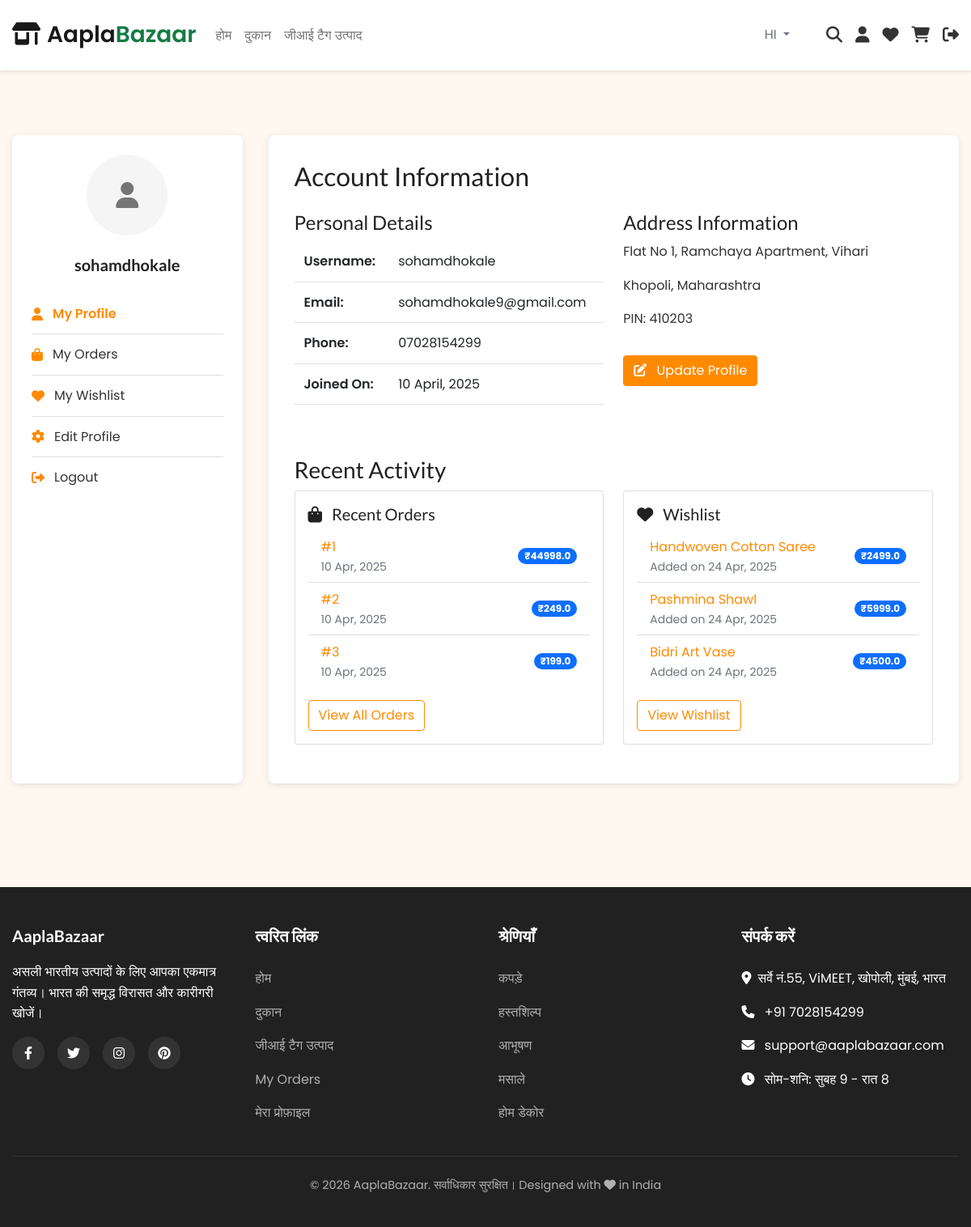
/profile?lang=hi (signed in), run on the app's committed database.
### models.py (models this page shows, shortened)
class User(UserMixin, db.Model):
    id = db.Column(db.Integer, primary_key=True)
    username = db.Column(db.String(64), unique=True, nullable=False)
    email = db.Column(db.String(120), unique=True, nullable=False)
    phone = db.Column(db.String(15), nullable=False)  # For SMS notifications
    password_hash = db.Column(db.String(256), nullable=False)
    address = db.Column(db.Text, nullable=True)
    city = db.Column(db.String(64), nullable=True)
    state = db.Column(db.String(64), nullable=True)
    pincode = db.Column(db.String(10), nullable=True)
    is_admin = db.Column(db.Boolean, default=False)
    created_at = db.Column(db.DateTime, default=datetime.utcnow)
    orders = db.relationship('Order', backref='user', lazy=True)
    cart_items = db.relationship('CartItem', backref='user', lazy=True)
    wishlist_items = db.relationship('WishlistItem', backref='user', lazy=True)
    reviews = db.relationship('Review', backref='user', lazy=True)

class Order(db.Model):
    id = db.Column(db.Integer, primary_key=True)
    user_id = db.Column(db.Integer, db.ForeignKey('user.id'), nullable=False)
    order_date = db.Column(db.DateTime, default=datetime.utcnow)
    scheduled_date = db.Column(db.DateTime, nullable=True)
    schedule_note = db.Column(db.String(256), nullable=True)
    is_gift = db.Column(db.Boolean, default=False)
    gift_wrap_type = db.Column(db.String(64), nullable=True)
    gift_message = db.Column(db.Text, nullable=True)
    total_amount = db.Column(db.Float, nullable=False)
    shipping_address = db.Column(db.Text, nullable=False)
    shipping_city = db.Column(db.String(64), nullable=False)
    shipping_state = db.Column(db.String(64), nullable=False)
    shipping_pincode = db.Column(db.String(10), nullable=False)
    status = db.Column(db.String(32), default='Pending')  # Pending, Processing, Shipped, Delivered, Cancelled
    payment_id = db.Column(db.String(128), nullable=True)  # Razorpay payment ID
    payment_status = db.Column(db.String(32), default='Pending')  # Pending, Completed, Failed
    tracking_number = db.Column(db.String(64), nullable=True)
    estimated_delivery = db.Column(db.DateTime, nullable=True)
    items = db.relationship('OrderItem', backref='order', lazy=True)

class WishlistItem(db.Model):
    id = db.Column(db.Integer, primary_key=True)
    user_id = db.Column(db.Integer, db.ForeignKey('user.id'), nullable=False)
    product_id = db.Column(db.Integer, db.ForeignKey('product.id'), nullable=False)
    added_at = db.Column(db.DateTime, default=datetime.utcnow)

class Product(db.Model):
    id = db.Column(db.Integer, primary_key=True)
    name = db.Column(db.String(128), nullable=False)
    description = db.Column(db.Text, nullable=False)
    price = db.Column(db.Float, nullable=False)
    discount_price = db.Column(db.Float, nullable=True)
    stock = db.Column(db.Integer, nullable=False, default=0)
    category = db.Column(db.String(64), nullable=False)
    image_url1 = db.Column(db.String(256), nullable=False)
    image_url2 = db.Column(db.String(256), nullable=True)
    image_url3 = db.Column(db.String(256), nullable=True)
    is_featured = db.Column(db.Boolean, default=False)
    is_gi_tagged = db.Column(db.Boolean, default=False)  # GI tagged products
    gi_tag_details = db.Column(db.Text, nullable=True)  # Description of GI tag
    origin = db.Column(db.String(64), nullable=True)  # Origin state/region in India
    created_at = db.Column(db.DateTime, default=datetime.utcnow)
    updated_at = db.Column(db.DateTime, default=datetime.utcnow, onupdate=datetime.utcnow)
    order_items = db.relationship('OrderItem', backref='product', lazy=True)
    cart_items = db.relationship('CartItem', backref='product', lazy=True)
    wishlist_items = db.relationship('WishlistItem', backref='product', lazy=True)
    reviews = db.relationship('Review', backref='product', lazy=True, cascade='all, delete-orphan')

### routes.py (the view)
@app.route('/profile')
@login_required
def profile():
    return render_template('profile.html', title='Your Profile')

### app.py (called while the page is built)
def get_locale():
    lang = request.args.get('lang') or session.get('lang')
    supported = app.config.get("BABEL_SUPPORTED_LOCALES", ["en"])
    if lang in supported:
        session['lang'] = lang
        g.current_lang = lang
        return lang
    best = request.accept_languages.best_match(supported)
    g.current_lang = best or supported[0]
    return g.current_lang

@app.context_processor
def inject_now():
    from datetime import datetime
    return {'now': datetime.utcnow()}

@app.context_processor
def inject_language_tools():
    supported = app.config.get("BABEL_SUPPORTED_LOCALES", ["en"])
    current = get_locale()
    def build_lang_url(lang_code):
        args = request.args.to_dict()
        args['lang'] = lang_code
        view_args = request.view_args or {}
        endpoint = request.endpoint or 'index'
        try:
            return url_for(endpoint, **view_args, **args)
        except Exception:
            return url_for('index', lang=lang_code)
    from translations import translate
    return {
        'supported_languages': supported,
        'current_language': current,
        'build_lang_url': build_lang_url,
        't': lambda key, default=None: translate(current, key, default)
    }

### models.py (called while the page is built)
@login_manager.user_loader
def load_user(user_id):
    return User.query.get(int(user_id))

### translations.py (called while the page is built)
def translate(lang, key, default=None):
    if lang in translations and key in translations[lang]:
        return translations[lang][key]
    if key in translations.get("en", {}):
        return translations["en"][key]
    return default or key

### templates/profile.html (shortened to what this page needs)
{% extends "base.html" %}
{% block content %}
<section class="py-5">
    <div class="container">
        <div class="profile-container">
            <div class="profile-sidebar">
                <div class="profile-avatar">
                    <i class="fas fa-user"></i>
                </div>
                <h3 class="profile-username">{{ current_user.username }}</h3>
                <ul class="profile-menu">
                    <li class="profile-menu-item">
                        <a href="{{ url_for('profile') }}" class="profile-menu-link active">
                            <i class="fas fa-user"></i> My Profile
                        </a>
                    </li>
                    <li class="profile-menu-item">
                        <a href="{{ url_for('orders') }}" class="profile-menu-link">
                            <i class="fas fa-shopping-bag"></i> My Orders
                        </a>
                    </li>
                    <li class="profile-menu-item">
                        <a href="{{ url_for('wishlist') }}" class="profile-menu-link">
                            <i class="fas fa-heart"></i> My Wishlist
                        </a>
                    </li>
                    <li class="profile-menu-item">
                        <a href="{{ url_for('update_profile') }}" class="profile-menu-link">
                            <i class="fas fa-cog"></i> Edit Profile
                        </a>
                    </li>
                    <li class="profile-menu-item">
                        <a href="{{ url_for('logout') }}" class="profile-menu-link">
                            <i class="fas fa-sign-out-alt"></i> Logout
                        </a>
                    </li>
                </ul>
            </div>
            <div class="profile-main">
                <h2>Account Information</h2>
                <div class="row mt-4">
                    <div class="col-md-6">
                        <h4>Personal Details</h4>
                        <table class="table">
                            <tr>
                                <th>Username:</th>
                                <td>{{ current_user.username }}</td>
                            </tr>
                            <tr>
                                <th>Email:</th>
                                <td>{{ current_user.email }}</td>
                            </tr>
                            <tr>
                                <th>Phone:</th>
                                <td>{{ current_user.phone }}</td>
                            </tr>
                            <tr>
                                <th>Joined On:</th>
                                <td>{{ current_user.created_at.strftime('%d %B, %Y') }}</td>
                            </tr>
                        </table>
                    </div>
                    <div class="col-md-6">
                        <h4>Address Information</h4>
                        {% if current_user.address %}
                        <p>{{ current_user.address }}</p>
                        <p>{{ current_user.city }}, {{ current_user.state }}</p>
                        <p>PIN: {{ current_user.pincode }}</p>
                        {% else %}
                        <p>No address information saved.</p>
                        {% endif %}
                        <a href="{{ url_for('update_profile') }}" class="btn btn-primary mt-3">
                            <i class="fas fa-edit me-2"></i> Update Profile
                        </a>
                    </div>
                </div>
                <div class="activity-section mt-5">
                    <h3>Recent Activity</h3>
                    <div class="row">
                        <div class="col-md-6">
                            <div class="card mb-3">
                                <div class="card-body">
                                    <h5 class="card-title">
                                        <i class="fas fa-shopping-bag me-2"></i> Recent Orders
                                    </h5>
                                    {% if current_user.orders %}
                                    <ul class="list-group list-group-flush">
                                        {% for order in current_user.orders[:3] %}
                                        <li class="list-group-item d-flex justify-content-between align-items-center">
                                            <div>
                                                <a href="{{ url_for('track_order', order_id=order.id) }}">#{{ order.id }}</a>
                                                <small class="text-muted d-block">{{ order.order_date.strftime('%d %b, %Y') }}</small>
                                            </div>
                                            <span class="badge bg-primary rounded-pill">₹{{ order.total_amount }}</span>
                                        </li>
                                        {% endfor %}
                                    </ul>
                                    <a href="{{ url_for('orders') }}" class="btn btn-outline-primary btn-sm mt-3">View All Orders</a>
                                    {% else %}
                                    <p class="card-text">You haven't placed any orders yet.</p>
                                    <a href="{{ url_for('products') }}" class="btn btn-outline-primary btn-sm">Start Shopping</a>
                                    {% endif %}
                                </div>
                            </div>
                        </div>
                        <div class="col-md-6">
                            <div class="card mb-3">
                                <div class="card-body">
                                    <h5 class="card-title">
                                        <i class="fas fa-heart me-2"></i> Wishlist
                                    </h5>
                                    {% if current_user.wishlist_items %}
                                    <ul class="list-group list-group-flush">
                                        {% for item in current_user.wishlist_items[:3] %}
                                        <li class="list-group-item d-flex justify-content-between align-items-center">
                                            <div>
                                                <a href="{{ url_for('product_detail', id=item.product.id) }}">{{ item.product.name }}</a>
                                                <small class="text-muted d-block">Added on {{ item.added_at.strftime('%d %b, %Y') }}</small>
                                            </div>
                                            <span class="badge bg-primary rounded-pill">₹{{ item.product.price }}</span>
                                        </li>
                                        {% endfor %}
                                    </ul>
                                    <a href="{{ url_for('wishlist') }}" class="btn btn-outline-primary btn-sm mt-3">View Wishlist</a>
                                    {% else %}
                                    <p class="card-text">Your wishlist is empty.</p>
                                    <a href="{{ url_for('products') }}" class="btn btn-outline-primary btn-sm">Browse Products</a>
                                    {% endif %}
                                </div>
                            </div>
                        </div>
                    </div>
                </div>
            </div>
        </div>
    </div>
</section>
{% endblock %}

### static/css/style.css (style rules this page uses)
:root { --primary-color: #FF8A00; --secondary-color: #147B45; --accent-color: #C42B1C; --light-accent: #FFAC33; --dark-accent: #8C3B0C; --text-color: #333333; --light-bg: #FFF8F0; --white: #ffffff; --light-gray: #F5F5F5; --medium-gray: #E0E0E0; --dark-gray: #757575; --black: #212121; --success-color: #4CAF50; --warning-color: #FF9800; --danger-color: #F44336; --info-color: #2196F3; }
body { font-family: 'Poppins', sans-serif; color: var(--text-color); background-color: var(--light-bg); margin: 0; padding: 0; line-height: 1.6; }
h1, h2, h3, h4, h5, h6 { font-family: 'Lato', sans-serif; color: var(--black); margin-top: 0; }
a { color: var(--primary-color); text-decoration: none; transition: color 0.3s ease; }
.container { width: 100%; max-width: 1200px; margin: 0 auto; padding: 0 15px; }
.btn { display: inline-block; font-weight: 400; text-align: center; white-space: nowrap; vertical-align: middle; user-select: none; border: 1px solid transparent; padding: 0.375rem 0.75rem; font-size: 1rem; line-height: 1.5; border-radius: 0.25rem; transition: all 0.15s ease-in-out; cursor: pointer; }
.btn-primary { color: var(--white); background-color: var(--primary-color); border-color: var(--primary-color); }
.btn-outline-primary { color: var(--primary-color); background-color: transparent; border-color: var(--primary-color); }
.profile-container { display: grid; grid-template-columns: 1fr 3fr; gap: 2rem; margin: 2rem 0; }
.profile-sidebar { background-color: var(--white); padding: 1.5rem; border-radius: 8px; box-shadow: 0 2px 10px rgba(0, 0, 0, 0.1); }
.profile-main { background-color: var(--white); padding: 2rem; border-radius: 8px; box-shadow: 0 2px 10px rgba(0, 0, 0, 0.1); }
.profile-avatar { width: 100px; height: 100px; border-radius: 50%; margin: 0 auto 1.5rem; background-color: var(--light-gray); display: flex; align-items: center; justify-content: center; font-size: 2rem; color: var(--dark-gray); }
.profile-username { text-align: center; font-size: 1.25rem; font-weight: 600; margin-bottom: 1.5rem; }
.profile-menu { list-style: none; padding: 0; margin: 0; }
.profile-menu-item { padding: 0.75rem 0; border-bottom: 1px solid var(--medium-gray); }
.profile-menu-item:last-child { border-bottom: none; }
.profile-menu-link { display: flex; align-items: center; color: var(--text-color); }
.profile-menu-link i { margin-right: 0.75rem; color: var(--primary-color); }
.profile-menu-link.active { color: var(--primary-color); font-weight: 600; }
.table { width: 100%; border-collapse: collapse; }
.table th, .table td { padding: 0.75rem; border-bottom: 1px solid var(--medium-gray); }
.table th { text-align: left; font-weight: 600; }

### data on the page
User: username "sohamdhokale", email "sohamdhokale9@gmail.com", phone "07028154299", created_at "10 April, 2025", address "Flat No 1, Ramchaya Apartment, Vihari", city "Khopoli", state "Maharashtra", pincode "410203"
Order: id "1", order_date "10 Apr, 2025", total_amount "44998.0"
Order: id "2", order_date "10 Apr, 2025", total_amount "249.0"
Order: id "3", order_date "10 Apr, 2025", total_amount "199.0"
WishlistItem: product.name "Handwoven Cotton Saree", added_at "24 Apr, 2025", product.price "2499.0"
WishlistItem: product.name "Pashmina Shawl", added_at "24 Apr, 2025", product.price "5999.0"
WishlistItem: product.name "Bidri Art Vase", added_at "24 Apr, 2025", product.price "4500.0"

### other printed values
{{ t('nav.home', 'Home') }} "होम"
{{ t('nav.shop', 'Shop') }} "दुकान"
{{ t('nav.gi', 'GI Tagged Products') }} "जीआई टैग उत्पाद"
{{ current_language|upper }} "HI"
{{ t('footer.title', 'AaplaBazaar') }} "AaplaBazaar"
{{ t('footer.quick_links', 'Quick Links') }} "त्वरित लिंक"
{{ t('nav.profile', 'My Account') }} "मेरा प्रोफ़ाइल"
{{ t('footer.categories', 'Categories') }} "श्रेणियाँ"
{{ t('categories.clothing', 'Clothing') }} "कपड़े"
{{ t('categories.handicrafts', 'Handicrafts') }} "हस्तशिल्प"
{{ t('categories.jewelry', 'Jewelry') }} "आभूषण"
{{ t('categories.spices', 'Spices') }} "मसाले"
{{ t('categories.home_decor', 'Home Decor') }} "होम डेकोर"
{{ t('footer.contact', 'Contact Us') }} "संपर्क करें"
{{ t('footer.contact_phone', '+91 7028154299') }} "+91 7028154299"
